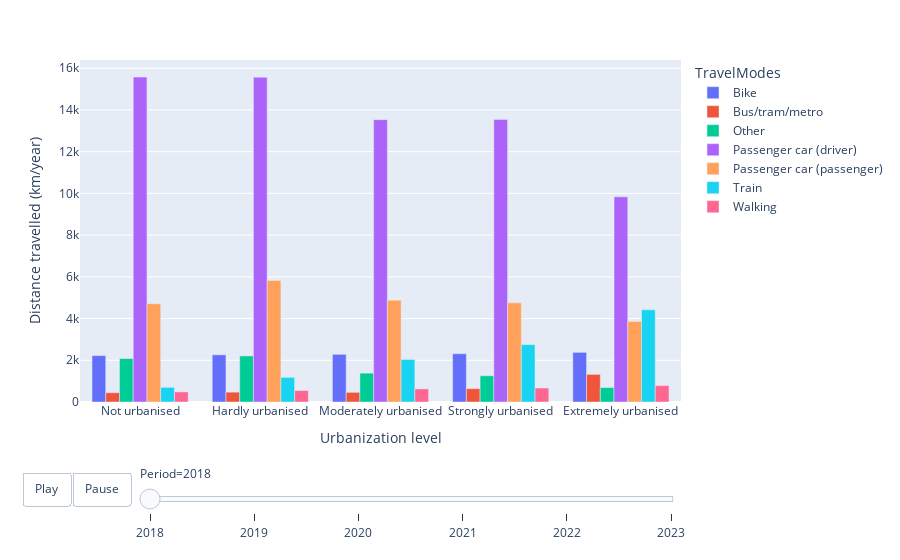

Write notebook code for a chart like this one.
### Code cell
barplotanimation(datanototal, 'Distance_Travelled_PassengerKm_Per_Year', 'Distance travelled (km/year)')

### Figure 1 — Plotly figure (JSON) as saved in the notebook; plotly's stock layout.template omitted (floating-point values rounded to 4 significant figures)
{"data": [{"alignmentgroup": "True", "hovertemplate": "TravelModes=Bike<br>Period=2018<br>Urbanization level=%{x}<br>Distance travelled (km/year)=%{y}<extra></extra>", "legendgroup": "Bike", "marker": {"color": "#636efa", "pattern": {"shape": ""}}, "name": "Bike", "offsetgroup": "Bike", "orientation": "v", "showlegend": true, "textposition": "auto", "type": "bar", "x": ["Extremely urbanised", "Hardly urbanised", "Moderately urbanised", "Not urbanised", "Strongly urbanised"], "xaxis": "x", "y": [2379, 2263, 2286, 2224, 2315], "yaxis": "y"}, {"alignmentgroup": "True", "hovertemplate": "TravelModes=Bus/tram/metro<br>Period=2018<br>Urbanization level=%{x}<br>Distance travelled (km/year)=%{y}<extra></extra>", "legendgroup": "Bus/tram/metro", "marker": {"color": "#EF553B", "pattern": {"shape": ""}}, "name": "Bus/tram/metro", "offsetgroup": "Bus/tram/metro", "orientation": "v", "showlegend": true, "textposition": "auto", "type": "bar", "x": ["Extremely urbanised", "Hardly urbanised", "Moderately urbanised", "Not urbanised", "Strongly urbanised"], "xaxis": "x", "y": [1325, 472, 463, 444, 640], "yaxis": "y"}, {"alignmentgroup": "True", "hovertemplate": "TravelModes=Other<br>Period=2018<br>Urbanization level=%{x}<br>Distance travelled (km/year)=%{y}<extra></extra>", "legendgroup": "Other", "marker": {"color": "#00cc96", "pattern": {"shape": ""}}, "name": "Other", "offsetgroup": "Other", "orientation": "v", "showlegend": true, "textposition": "auto", "type": "bar", "x": ["Extremely urbanised", "Hardly urbanised", "Moderately urbanised", "Not urbanised", "Strongly urbanised"], "xaxis": "x", "y": [693, 2208, 1384, 2085, 1258], "yaxis": "y"}, {"alignmentgroup": "True", "hovertemplate": "TravelModes=Passenger car (driver)<br>Period=2018<br>Urbanization level=%{x}<br>Distance travelled (km/year)=%{y}<extra></extra>", "legendgroup": "Passenger car (driver)", "marker": {"color": "#ab63fa", "pattern": {"shape": ""}}, "name": "Passenger car (driver)", "offsetgroup": "Passenger car (driver)", "orientation": "v", "showlegend": true, "textposition": "auto", "type": "bar", "x": ["Extremely urbanised", "Hardly urbanised", "Moderately urbanised", "Not urbanised", "Strongly urbanised"], "xaxis": "x", "y": [9836, 15573, 13536, 15575, 13548], "yaxis": "y"}, {"alignmentgroup": "True", "hovertemplate": "TravelModes=Passenger car (passenger)<br>Period=2018<br>Urbanization level=%{x}<br>Distance travelled (km/year)=%{y}<extra></extra>", "legendgroup": "Passenger car (passenger)", "marker": {"color": "#FFA15A", "pattern": {"shape": ""}}, "name": "Passenger car (passenger)", "offsetgroup": "Passenger car (passenger)", "orientation": "v", "showlegend": true, "textposition": "auto", "type": "bar", "x": ["Extremely urbanised", "Hardly urbanised", "Moderately urbanised", "Not urbanised", "Strongly urbanised"], "xaxis": "x", "y": [3861, 5829, 4883, 4712, 4752], "yaxis": "y"}, {"alignmentgroup": "True", "hovertemplate": "TravelModes=Train<br>Period=2018<br>Urbanization level=%{x}<br>Distance travelled (km/year)=%{y}<extra></extra>", "legendgroup": "Train", "marker": {"color": "#19d3f3", "pattern": {"shape": ""}}, "name": "Train", "offsetgroup": "Train", "orientation": "v", "showlegend": true, "textposition": "auto", "type": "bar", "x": ["Extremely urbanised", "Hardly urbanised", "Moderately urbanised", "Not urbanised", "Strongly urbanised"], "xaxis": "x", "y": [4418, 1181, 2039, 702, 2751], "yaxis": "y"}, {"alignmentgroup": "True", "hovertemplate": "TravelModes=Walking<br>Period=2018<br>Urbanization level=%{x}<br>Distance travelled (km/year)=%{y}<extra></extra>", "legendgroup": "Walking", "marker": {"color": "#FF6692", "pattern": {"shape": ""}}, "name": "Walking", "offsetgroup": "Walking", "orientation": "v", "showlegend": true, "textposition": "auto", "type": "bar", "x": ["Extremely urbanised", "Hardly urbanised", "Moderately urbanised", "Not urbanised", "Strongly urbanised"], "xaxis": "x", "y": [786, 550, 628, 484, 670], "yaxis": "y"}], "layout": {"barmode": "group", "legend": {"title": {"text": "TravelModes"}, "tracegroupgap": 0}, "margin": {"t": 60}, "sliders": [{"active": 0, "currentvalue": {"prefix": "Period="}, "len": 0.9, "pad": {"b": 10, "t": 60}, "steps": [{"args": [["2018"], {"frame": {"duration": 0, "redraw": true}, "fromcurrent": true, "mode": "immediate", "transition": {"duration": 0, "easing": "linear"}}], "label": "2018", "method": "animate"}, {"args": [["2019"], {"frame": {"duration": 0, "redraw": true}, "fromcurrent": true, "mode": "immediate", "transition": {"duration": 0, "easing": "linear"}}], "label": "2019", "method": "animate"}, {"args": [["2020"], {"frame": {"duration": 0, "redraw": true}, "fromcurrent": true, "mode": "immediate", "transition": {"duration": 0, "easing": "linear"}}], "label": "2020", "method": "animate"}, {"args": [["2021"], {"frame": {"duration": 0, "redraw": true}, "fromcurrent": true, "mode": "immediate", "transition": {"duration": 0, "easing": "linear"}}], "label": "2021", "method": "animate"}, {"args": [["2022"], {"frame": {"duration": 0, "redraw": true}, "fromcurrent": true, "mode": "immediate", "transition": {"duration": 0, "easing": "linear"}}], "label": "2022", "method": "animate"}, {"args": [["2023"], {"frame": {"duration": 0, "redraw": true}, "fromcurrent": true, "mode": "immediate", "transition": {"duration": 0, "easing": "linear"}}], "label": "2023", "method": "animate"}], "x": 0.1, "xanchor": "left", "y": 0, "yanchor": "top"}], "updatemenus": [{"buttons": [{"args": [null, {"frame": {"duration": 2000, "redraw": true}, "fromcurrent": true, "transition": {"duration": 1000}}], "label": "Play", "method": "animate"}, {"args": [[null], {"frame": {"duration": 0, "redraw": false}, "mode": "immediate", "transition": {"duration": 0}}], "label": "Pause", "method": "animate"}], "direction": "left", "pad": {"r": 10, "t": 70}, "showactive": false, "type": "buttons", "x": 0.1, "xanchor": "right", "y": 0, "yanchor": "top"}], "xaxis": {"anchor": "y", "categoryarray": ["Not urbanised", "Hardly urbanised", "Moderately urbanised", "Strongly urbanised", "Extremely urbanised"], "categoryorder": "array", "domain": [0, 1], "title": {"text": "Urbanization level"}}, "yaxis": {"anchor": "x", "domain": [0, 1], "title": {"text": "Distance travelled (km/year)"}}}}
